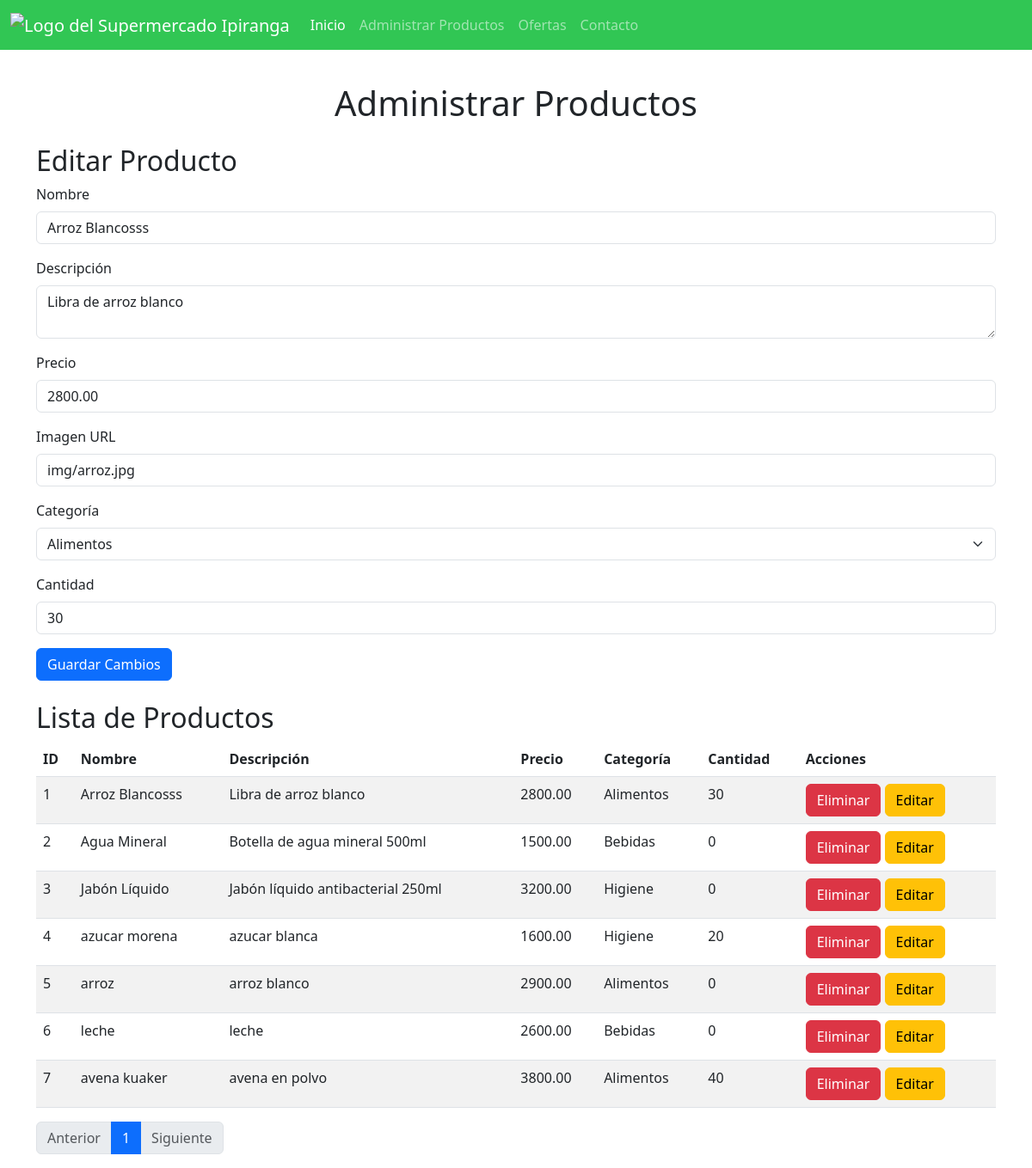
/administrar.php?producto_id=1, run on the app's committed database.
### tables this page shows
CREATE TABLE `productos` (
  `id` int(11) NOT NULL,
  `nombre` varchar(150) NOT NULL,
  `descripcion` text DEFAULT NULL,
  `precio` decimal(10,2) NOT NULL,
  `imagen` varchar(255) DEFAULT NULL,
  `categoria_id` int(11) DEFAULT NULL,
  `cantidad` int(11) DEFAULT 0
);

CREATE TABLE `categorias` (
  `id` int(11) NOT NULL,
  `nombre` varchar(100) NOT NULL
);

### administrar.php (the view, shortened to what this page needs)
<?php
$servername = "localhost";
$username = "root";
$password = "";
$dbname = "jenny";
$conn = new mysqli($servername, $username, $password, $dbname);
function paginacion($pagina_actual, $total_paginas, $url) {
    $paginacion = "<nav><ul class='pagination'>";
    $paginacion .= "<li class='page-item" . ($pagina_actual == 1 ? " disabled" : "") . "'><a class='page-link' href='" . $url . "?pagina=" . ($pagina_actual - 1) . "'>Anterior</a></li>";
    for ($i = 1; $i <= $total_paginas; $i++) {
        $paginacion .= "<li class='page-item" . ($i == $pagina_actual ? " active" : "") . "'><a class='page-link' href='" . $url . "?pagina=" . $i . "'>" . $i . "</a></li>";
    }
    $paginacion .= "<li class='page-item" . ($pagina_actual == $total_paginas ? " disabled" : "") . "'><a class='page-link' href='" . $url . "?pagina=" . ($pagina_actual + 1) . "'>Siguiente</a></li>";
    $paginacion .= "</ul></nav>";
    return $paginacion;
}
$pagina = isset($_GET['pagina']) ? (int)$_GET['pagina'] : 1;
$resultados_por_pagina = 10;
$query_categorias = "SELECT * FROM categorias";
$result_categorias = $conn->query($query_categorias);
$total_productos = $conn->query("SELECT COUNT(*) FROM productos")->fetch_row()[0];
$total_paginas = ceil($total_productos / $resultados_por_pagina);
$offset = ($pagina - 1) * $resultados_por_pagina;
$paginacion = paginacion($pagina, $total_paginas, 'administrar.php');
$query_productos = "SELECT p.*, c.nombre AS categoria FROM productos p LEFT JOIN categorias c ON p.categoria_id = c.id LIMIT ?, ?";
$stmt_productos = $conn->prepare($query_productos);
$stmt_productos->bind_param("ii", $offset, $resultados_por_pagina);
$stmt_productos->execute();
$result_productos = $stmt_productos->get_result();
if (isset($_GET['producto_id'])) {
    $producto_id = $_GET['producto_id'];
    $query_producto = "SELECT * FROM productos WHERE id = ?";
    $stmt_producto = $conn->prepare($query_producto);
    $stmt_producto->bind_param("i", $producto_id);
    $stmt_producto->execute();
    $producto = $stmt_producto->get_result()->fetch_assoc();
}
?>
<!DOCTYPE html>
<html lang="es">
<head>
    <link href="https://cdn.jsdelivr.net/npm/bootstrap@5.3.0/dist/css/bootstrap.min.css" rel="stylesheet">
    <link href="https://cdnjs.cloudflare.com/ajax/libs/font-awesome/6.0.0/css/all.min.css" rel="stylesheet">
    <link href="style.css" rel="stylesheet">
</head>
<body>
<header>
    <nav class="navbar navbar-expand-md navbar-dark fixed-top" style="background-color: #31c654;">
        <div class="container-fluid">
            <a class="navbar-brand" href="#">
                <img src="img/ipiranga_natal.png" alt="Logo del Supermercado Ipiranga" height="50">
            </a>
            <div class="collapse navbar-collapse" id="navbarCollapse">
                <ul class="navbar-nav me-auto mb-2 mb-md-0">
                    <li class="nav-item">
                        <a class="nav-link active" href="admin.php">Inicio</a>
                    </li>
                    <li class="nav-item">
                        <a class="nav-link" href="administrar.php">Administrar Productos</a>
                    </li>
                    <li class="nav-item">
                        <a class="nav-link" href="ofertas.php">Ofertas</a>
                    </li>
                    <li class="nav-item">
                        <a class="nav-link" href="contacto.php">Contacto</a>
                    </li>
                </ul>
            </div>
        </div>
    </nav>
</header>
<main class="container mt-5 pt-5">
    <h1 class="text-center mb-4">Administrar Productos</h1>
    <div class="mb-4">
        <h2>Editar Producto</h2>
        <form action="administrar.php" method="POST">
            <div class="mb-3">
                <label for="nombre" class="form-label">Nombre</label>
                <input type="text" class="form-control" name="nombre" value="<?php echo isset($producto['nombre']) ? $producto['nombre'] : ''; ?>" required>
            </div>
            <div class="mb-3">
                <label for="descripcion" class="form-label">Descripción</label>
                <textarea class="form-control" name="descripcion" required><?php echo isset($producto['descripcion']) ? $producto['descripcion'] : ''; ?></textarea>
            </div>
            <div class="mb-3">
                <label for="precio" class="form-label">Precio</label>
                <input type="number" class="form-control" name="precio" step="0.01" value="<?php echo isset($producto['precio']) ? $producto['precio'] : ''; ?>" required>
            </div>
            <div class="mb-3">
                <label for="imagen" class="form-label">Imagen URL</label>
                <input type="text" class="form-control" name="imagen" value="<?php echo isset($producto['imagen']) ? $producto['imagen'] : ''; ?>">
            </div>
            <div class="mb-3">
                <label for="categoria_id" class="form-label">Categoría</label>
                <select class="form-select" name="categoria_id" required>
                    <?php while ($categoria = $result_categorias->fetch_assoc()): ?>
                        <option value="<?php echo $categoria['id']; ?>" <?php echo (isset($producto['categoria_id']) && $producto['categoria_id'] == $categoria['id']) ? 'selected' : ''; ?>>
                            <?php echo $categoria['nombre']; ?>
                        </option>
                    <?php endwhile; ?>
                </select>
            </div>
            <div class="mb-3">
                <label for="cantidad" class="form-label">Cantidad</label>
                <input type="number" class="form-control" name="cantidad" value="<?php echo isset($producto['cantidad']) ? $producto['cantidad'] : ''; ?>" required>
            </div>
            <button type="submit" name="editar_producto" class="btn btn-primary">Guardar Cambios</button>
        </form>
    </div>
    <h2>Lista de Productos</h2>
    <table class="table table-striped">
        <thead>
            <tr>
                <th>ID</th>
                <th>Nombre</th>
                <th>Descripción</th>
                <th>Precio</th>
                <th>Categoría</th>
                <th>Cantidad</th>
                <th>Acciones</th>
            </tr>
        </thead>
        <tbody>
            <?php while ($producto = $result_productos->fetch_assoc()): ?>
                <tr>
                    <td><?php echo $producto['id']; ?></td>
                    <td><?php echo $producto['nombre']; ?></td>
                    <td><?php echo $producto['descripcion']; ?></td>
                    <td><?php echo $producto['precio']; ?></td>
                    <td><?php echo $producto['categoria']; ?></td>
                    <td><?php echo $producto['cantidad']; ?></td>
                    <td>
                        <form method="POST" class="d-inline">
                            <button type="submit" name="eliminar_producto" class="btn btn-danger" onclick="return confirm('¿Está seguro de eliminar este producto?');">Eliminar</button>
                        </form>
                        <a href="administrar.php?producto_id=<?php echo $producto['id']; ?>" class="btn btn-warning">Editar</a>
                    </td>
                </tr>
            <?php endwhile; ?>
        </tbody>
    </table>
    <div class="text-center">
        <?php echo $paginacion; ?>
    </div>
</main>
</body>
</html>

### data on the page
productos: nombre "Arroz Blancosss", descripcion "Libra de arroz blanco", precio "2800.00", imagen "img/arroz.jpg", categoria_id "Alimentos", cantidad "30", id "1", categoria.nombre "Alimentos"
productos: id "2", nombre "Agua Mineral", descripcion "Botella de agua mineral 500ml", precio "1500.00", categoria.nombre "Bebidas", cantidad "0"
productos: id "3", nombre "Jabón Líquido", descripcion "Jabón líquido antibacterial 250ml", precio "3200.00", categoria.nombre "Higiene", cantidad "0"
productos: id "4", nombre "azucar morena", descripcion "azucar blanca", precio "1600.00", categoria.nombre "Higiene", cantidad "20"
productos: id "5", nombre "arroz", descripcion "arroz blanco", precio "2900.00", categoria.nombre "Alimentos", cantidad "0"
productos: id "6", nombre "leche", descripcion "leche", precio "2600.00", categoria.nombre "Bebidas", cantidad "0"
productos: id "7", nombre "avena kuaker", descripcion "avena en polvo", precio "3800.00", categoria.nombre "Alimentos", cantidad "40"
